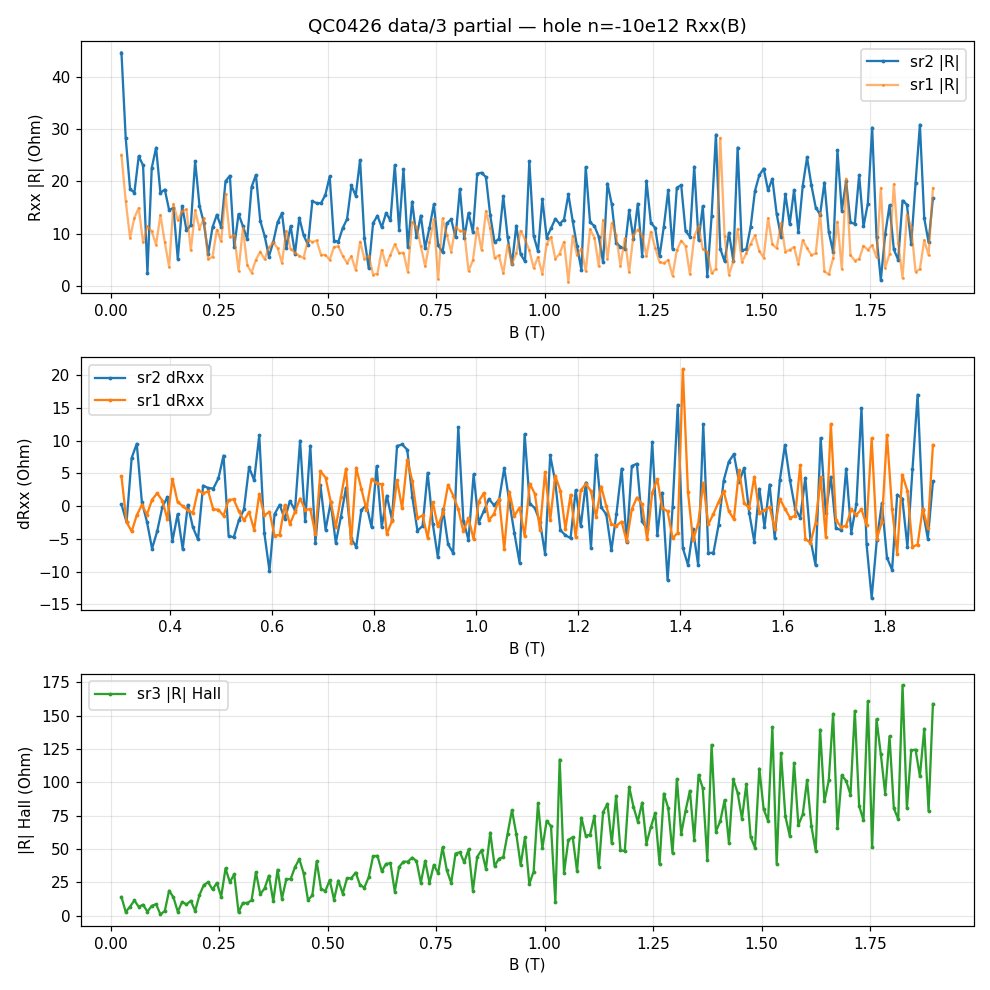

This chart was generated by the following Python code:
import numpy as np, os, matplotlib
matplotlib.use('Agg'); import matplotlib.pyplot as plt
import json
d="data/3"
cols=json.load(open(os.path.join(d,"metadata.json"))).get("columns")
print("cols:", cols)
raw=np.genfromtxt(os.path.join(d,"data.tsv"), delimiter="\t")
print("rows:", raw.shape)
C={c:raw[:,i] for i,c in enumerate(cols)}
# field axis: the swept magnet_mag column (first match)
B = C[[c for c in cols if 'mag' in c][0]]
I = C['sr0_X']/(-1e6)
# magnitude Rxx
R1=C['sr1_R']/np.abs(I); R2=C['sr2_R']/np.abs(I); R3=C['sr3_R']/np.abs(I)
# keep ascending part B>0 (after ramp down), sort by B
m = B>0.02
B=B[m]; R1=R1[m]; R2=R2[m]; R3=R3[m]
o=np.argsort(B); B=B[o]; R1=R1[o]; R2=R2[o]; R3=R3[o]
print(f"B range {B.min():.3f}..{B.max():.3f} T, n={len(B)}")
print(f"sr2 |R|: {R2.min():.1f}..{R2.max():.1f} Ohm  median {np.median(R2):.1f}")
# background subtract (poly) and look for oscillation
fig,ax=plt.subplots(3,1,figsize=(9,9))
ax[0].plot(B,R2,'.-',ms=3,label='sr2 |R|'); ax[0].plot(B,R1,'.-',ms=2,alpha=.6,label='sr1 |R|')
ax[0].set_ylabel('Rxx |R| (Ohm)'); ax[0].legend(); ax[0].set_xlabel('B (T)'); ax[0].grid(alpha=.3)
ax[0].set_title('QC0426 data/3 partial — hole n=-10e12 Rxx(B)')
# dRxx after poly bg (5th order) over B>0.4
for nm,R,c in [('sr2',R2,'C0'),('sr1',R1,'C1')]:
    sel=B>0.3
    if sel.sum()>20:
        p=np.polyfit(B[sel],R[sel],5); dR=R[sel]-np.polyval(p,B[sel])
        ax[1].plot(B[sel],dR,'.-',ms=3,label=nm+' dRxx',color=c)
ax[1].set_ylabel('dRxx (Ohm)'); ax[1].set_xlabel('B (T)'); ax[1].legend(); ax[1].grid(alpha=.3)
ax[2].plot(B,R3,'.-',ms=3,color='C2',label='sr3 |R| Hall'); ax[2].set_ylabel('|R| Hall (Ohm)'); ax[2].set_xlabel('B (T)'); ax[2].legend(); ax[2].grid(alpha=.3)
plt.tight_layout(); plt.savefig('hera_scratch/ckpt3.png',dpi=110)
print("saved ckpt3.png")
